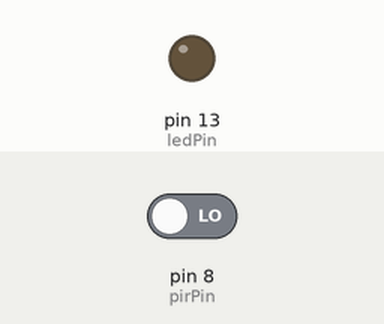
Simulated run of this sketch. Board: Arduino Uno, built with avr-gcc and run on an emulated ATmega328P. Parts: output pins drawn as LEDs (lit = HIGH). The inputs (shaded band) are chosen by the test bench; at power-on: pin 8 (pirPin) LOW.

Above: at 1.2 s.
1.3 s: pin 8 (pirPin) driven HIGH
At 2.5 s:
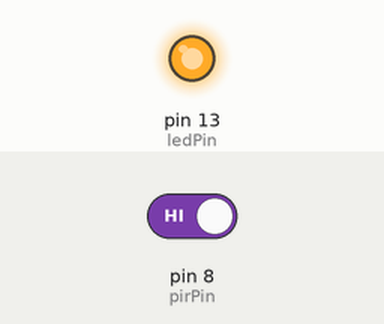
2.8 s: pin 8 (pirPin) driven LOW
At 3.8 s:
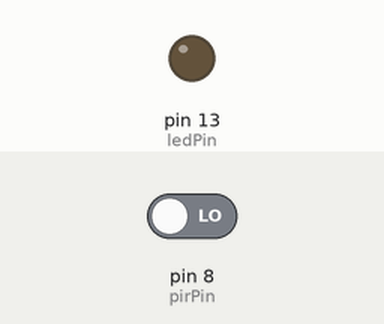
Timing chart, 0 to 5.8 s (numbered marks = the images above; inputs shaded):
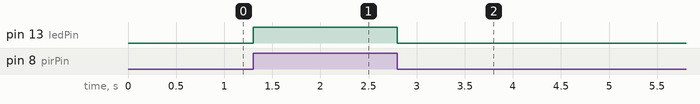

The sketch:

pir-motion-sensor-hc-sr501.ino
```cpp
int ledPin = 13;  // LED on Pin 13 of Arduino
int pirPin = 8; // Input for HC-S501

int pirValue; // Place to store read PIR Value

void setup() {
  pinMode(ledPin, OUTPUT);
  pinMode(pirPin, INPUT);
  digitalWrite(ledPin, LOW);
}

void loop() {
  pirValue = digitalRead(pirPin);
  digitalWrite(ledPin, pirValue);
}
```

Measured:
- after the input at 1.3 s, pin 13 (ledPin): LOW → HIGH at once
- after the input at 2.8 s, pin 13 (ledPin): HIGH → LOW at once
